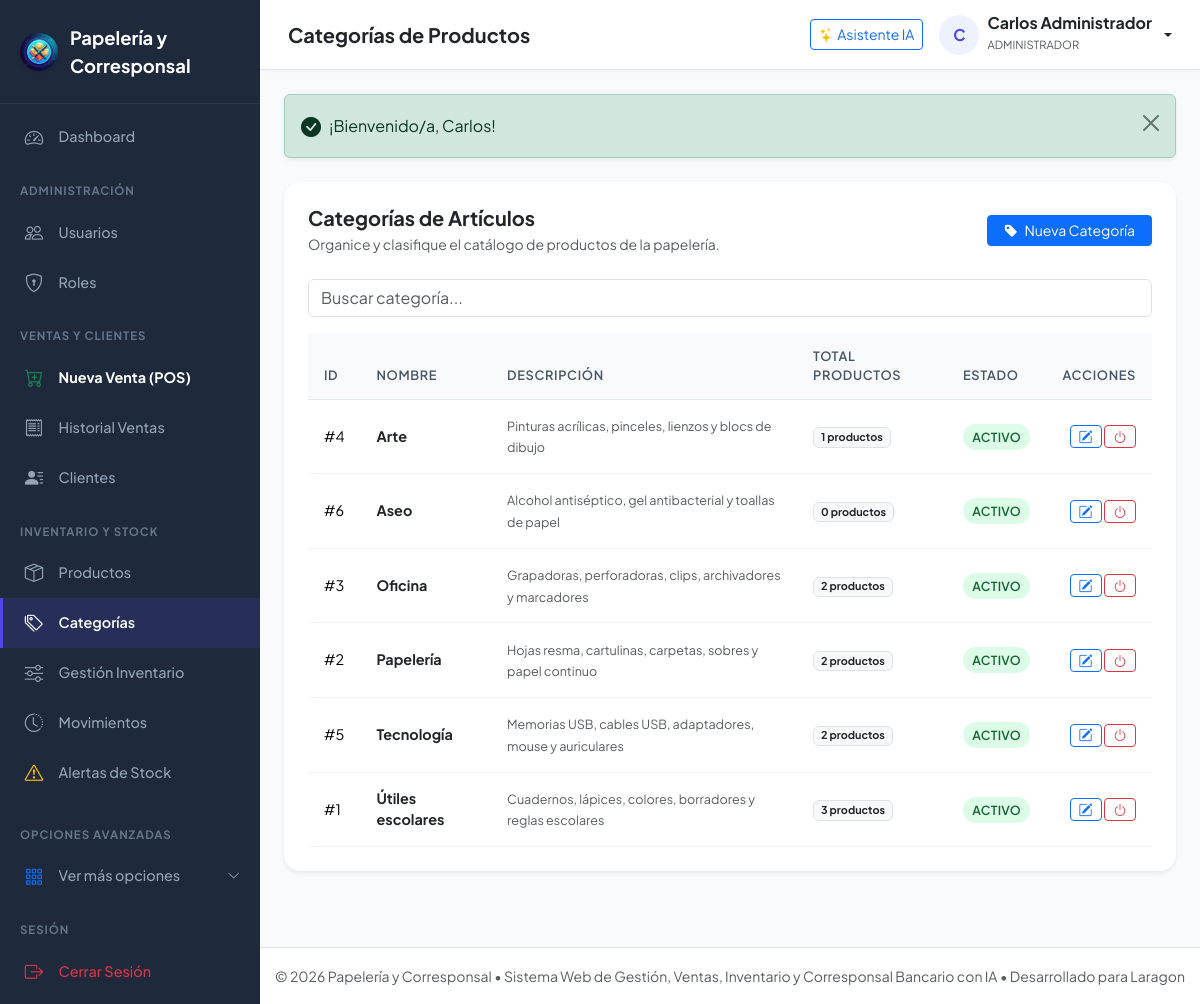
Screenshot of /Public/categorias (signed in) with the database file from the repository.
### tables this page shows
CREATE TABLE IF NOT EXISTS `categoria` (
    `id_categoria` INT AUTO_INCREMENT PRIMARY KEY,
    `nombre` VARCHAR(100) NOT NULL UNIQUE,
    `descripcion` VARCHAR(255) NULL,
    `estado` ENUM('ACTIVO','INACTIVO') NOT NULL DEFAULT 'ACTIVO'
);

### Controllers/CategoriaController.php (called while the page is built, shortened)
<?php
require_once __DIR__ . '/../Models/Categoria.php';
class CategoriaController {
    private Categoria $categoriaModel;
    public function __construct() {
        $this->categoriaModel = new Categoria();
    }
    public function index(): void {
        $categorias = $this->categoriaModel->getAll();
        require_once VIEWS_PATH . '/Categorias/index.php';
    }
}

### Public/index.php (called while the page is built, shortened)
<?php
require_once __DIR__ . '/../Config/config.php';
Router::resolve();

### Config/config.php (called while the page is built, shortened)
<?php
function env($key, $default = null) {
    $value = getenv($key);
    return $value;
}
function url($path = '') {
    $path = ltrim($path, '/');
    return BASE_URL . ($path ? '/' . $path : '');
}
function sanitize($data) {
    return htmlspecialchars(trim((string)$data), ENT_QUOTES, 'UTF-8');
}

### Config/database.php (called while the page is built, shortened)
<?php
require_once __DIR__ . '/config.php';
class Database {
    private static ?PDO $instance = null;
    public static function getConnection(): PDO {
        if (self::$instance === null) {
            $host = env('DB_HOST', '127.0.0.1');
            $port = env('DB_PORT', '3306');
            $dbName = env('DB_DATABASE', 'papeleria_corresponsal');
            $username = env('DB_USERNAME', 'root');
            $password = env('DB_PASSWORD', '');
            $dsn = "mysql:host={$host};port={$port};dbname={$dbName};charset=utf8mb4";
            $options = [
                PDO::ATTR_ERRMODE            => PDO::ERRMODE_EXCEPTION,
                PDO::ATTR_DEFAULT_FETCH_MODE => PDO::FETCH_ASSOC,
                PDO::ATTR_EMULATE_PREPARES   => false,
                PDO::MYSQL_ATTR_INIT_COMMAND => "SET NAMES utf8mb4 COLLATE utf8mb4_unicode_ci"
            ];
            try {
                self::$instance = new PDO($dsn, $username, $password, $options);
            } catch (PDOException $e) {
                try {
                    $dsnNoDb = "mysql:host={$host};port={$port};charset=utf8mb4";
                    return new PDO($dsnNoDb, $username, $password, $options);
                } catch (PDOException $ex) {
                    die("Error crítico de conexión a la base de datos en Laragon: " . $ex->getMessage());
                }
            }
        }
        return self::$instance;
    }
}

### models/Categoria.php (called while the page is built, shortened)
<?php
require_once __DIR__ . '/../Config/database.php';
class Categoria {
    private PDO $db;
    public function __construct() {
        $this->db = Database::getConnection();
    }
    public function getAll(bool $onlyActive = false): array {
        $sql = "SELECT c.*, COUNT(p.id_producto) AS total_productos
                FROM categoria c
                LEFT JOIN producto p ON c.id_categoria = p.id_categoria
                " . ($onlyActive ? "WHERE c.estado = 'ACTIVO' " : "") . "
                GROUP BY c.id_categoria
                ORDER BY c.nombre ASC";
        $stmt = $this->db->query($sql);
        return $stmt->fetchAll();
    }
}

### Views/Categorias/index.php (the view, shortened to what this page needs)
<?php
require_once VIEWS_PATH . '/Layouts/header.php';
?>
<div class="card shadow-sm border-0 rounded-4 p-4">
    <div class="d-flex flex-column flex-sm-row justify-content-between align-items-sm-center gap-3 mb-4">
        <div>
            <h5 class="fw-bold mb-1">Categorías de Artículos</h5>
            <p class="text-muted small mb-0">Organice y clasifique el catálogo de productos de la papelería.</p>
        </div>
        <a href="<?= url('categorias/create') ?>" class="btn btn-primary btn-sm px-3">
            <i class="bi bi-tag-fill me-1"></i> Nueva Categoría
        </a>
    </div>
    <div class="mb-3">
        <input type="text" class="form-control table-search-input" data-table="tabla-categorias" placeholder="Buscar categoría...">
    </div>
    <div class="table-responsive">
        <table class="table table-custom mb-0" id="tabla-categorias">
            <thead>
                <tr>
                    <th>ID</th>
                    <th>Nombre</th>
                    <th>Descripción</th>
                    <th>Total Productos</th>
                    <th>Estado</th>
                    <th class="text-end">Acciones</th>
                </tr>
            </thead>
            <tbody>
                <?php foreach ($categorias as $c): ?>
                    <tr>
                        <td>#<?= $c['id_categoria'] ?></td>
                        <td class="fw-bold text-dark"><?= sanitize($c['nombre']) ?></td>
                        <td><small class="text-muted"><?= sanitize($c['descripcion'] ?? '-') ?></small></td>
                        <td><span class="badge bg-light text-dark border"><?= $c['total_productos'] ?? 0 ?> productos</span></td>
                        <td>
                            <span class="badge-custom <?= $c['estado'] === 'ACTIVO' ? 'badge-active' : 'badge-inactive' ?>">
                                <?= $c['estado'] ?>
                            </span>
                        </td>
                        <td class="text-end">
                            <a href="<?= url('categorias/edit?id=' . $c['id_categoria']) ?>" class="btn btn-sm btn-outline-primary py-0 px-2" title="Editar">
                                <i class="bi bi-pencil-square"></i>
                            </a>
                            <a href="<?= url('categorias/toggle?id=' . $c['id_categoria']) ?>" class="btn btn-sm btn-outline-<?= $c['estado'] === 'ACTIVO' ? 'danger' : 'success' ?> py-0 px-2 btn-confirm" data-confirm="¿Está seguro de cambiar el estado de esta categoría?" title="<?= $c['estado'] === 'ACTIVO' ? 'Desactivar' : 'Activar' ?>">
                                <i class="bi bi-power"></i>
                            </a>
                        </td>
                    </tr>
                <?php endforeach; ?>
            </tbody>
        </table>
    </div>
</div>
<?php require_once VIEWS_PATH . '/Layouts/footer.php'; ?>

### Public/css/style.css (style rules this page uses)
:root { --primary-color: #4f46e5; --primary-hover: #4338ca; --primary-light: #eef2ff; --secondary-color: #0ea5e9; --success-color: #10b981; --warning-color: #f59e0b; --danger-color: #ef4444; --dark-bg: #0f172a; --sidebar-bg: #1e293b; --sidebar-hover: #334155; --sidebar-text: #94a3b8; --sidebar-active: #ffffff; --card-bg: #ffffff; --body-bg: #f8fafc; --border-color: #e2e8f0; --text-main: #1e293b; --text-muted: #64748b; --radius-sm: 8px; --radius-md: 12px; --radius-lg: 16px; --shadow-sm: 0 1px 3px rgba(0,0,0,0.05); --shadow-md: 0 4px 6px -1px rgba(0,0,0,0.07), 0 2px 4px -2px rgba(0,0,0,0.05); --shadow-lg: 0 10px 15px -3px rgba(0,0,0,0.08), 0 4px 6px -4px rgba(0,0,0,0.04); }
body { font-family: 'Plus Jakarta Sans', 'Inter', -apple-system, BlinkMacSystemFont, 'Segoe UI', Roboto, sans-serif; background-color: var(--body-bg); color: var(--text-main); min-height: 100vh; display: flex; flex-direction: column; }
.table-custom { border-collapse: separate; border-spacing: 0; width: 100%; }
.table-custom th { background: #f8fafc; color: #475569; font-size: 0.8rem; text-transform: uppercase; letter-spacing: 0.05em; font-weight: 600; border-bottom: 1px solid var(--border-color); padding: 0.85rem 1rem; }
.table-custom td { padding: 0.95rem 1rem; border-bottom: 1px solid #f1f5f9; vertical-align: middle; font-size: 0.9rem; }
.badge-custom { padding: 0.4em 0.75em; font-size: 0.78rem; font-weight: 600; border-radius: 20px; letter-spacing: 0.02em; }
.badge-active { background: #dcfce7; color: #166534; }

### rows the page displays
categoria: id_categoria "4", nombre "Arte", descripcion "Pinturas acrílicas, pinceles, lienzos y blocs de dibujo", total_productos "1", estado "ACTIVO"
categoria: id_categoria "6", nombre "Aseo", descripcion "Alcohol antiséptico, gel antibacterial y toallas de papel", total_productos "0", estado "ACTIVO"
categoria: id_categoria "3", nombre "Oficina", descripcion "Grapadoras, perforadoras, clips, archivadores y marcadores", total_productos "2", estado "ACTIVO"
categoria: id_categoria "2", nombre "Papelería", descripcion "Hojas resma, cartulinas, carpetas, sobres y papel continuo", total_productos "2", estado "ACTIVO"
categoria: id_categoria "5", nombre "Tecnología", descripcion "Memorias USB, cables USB, adaptadores, mouse y auriculares", total_productos "2", estado "ACTIVO"
categoria: id_categoria "1", nombre "Útiles escolares", descripcion "Cuadernos, lápices, colores, borradores y reglas escolares", total_productos "3", estado "ACTIVO"

### other values shown
APP_NAME "Papelería y Corresponsal"
$pageTitle "Categorías de Productos"
substr($_SESSION['user_name'] ?? 'U', 0, 1) "C"
$_SESSION['user_name'] "Carlos Administrador"
$_SESSION['user_role'] "ADMINISTRADOR"
$flash['message'] "¡Bienvenido/a, Carlos!"
